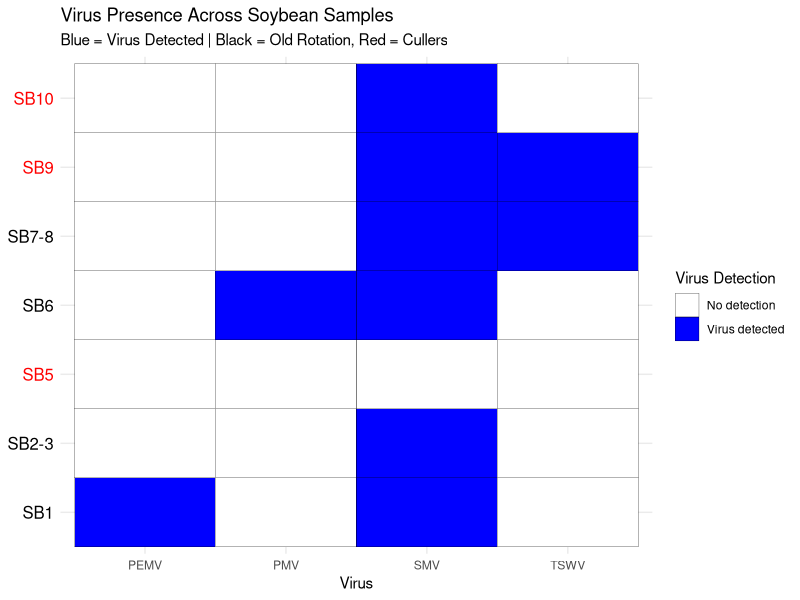
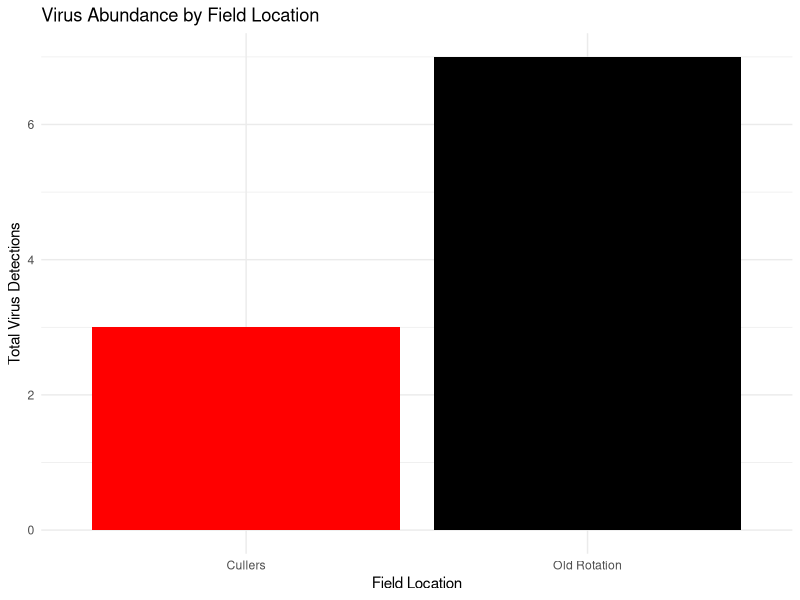

Write R code to recreate these figures, in order.
## ---- chunk 1
library(ggplot2)
library(dplyr)
library(tidyr)

# Data
data <- data.frame(
    Sample = c("SB1", "SB2-3", "SB5", "SB6", "SB7-8", "SB9", "SB10"),
    Field = c("Old Rotation", "Old Rotation", "Cullers", "Old Rotation", "Old Rotation", "Cullers", "Cullers"),
    SMV = c(1,1,0,1,1,1,1),
    TSWV = c(0,0,0,0,1,1,0),
    PEMV = c(1,0,0,0,0,0,0),
    PMV = c(0,0,0,1,0,0,0)
)

# Convert to long format
data_long <- data %>%
    pivot_longer(cols = SMV:PMV, names_to = "Virus", values_to = "Presence")

# Order samples
data_long$Sample <- factor(data_long$Sample,
                           levels = c("SB1", "SB2-3", "SB5", "SB6", "SB7-8", "SB9", "SB10"))

# Plot
ggplot(data_long, aes(x = Virus, y = Sample, fill = factor(Presence))) +
    geom_tile(color = "black") +
    
    scale_fill_manual(
        name = "Virus Detection",
        values = c("0" = "white", "1" = "blue"),
        labels = c("0" = "No detection", "1" = "Virus detected")
    ) +
    
    theme_minimal() +
    theme(
        axis.text.y = element_text(
            color = ifelse(data$Field[match(levels(data_long$Sample), data$Sample)] == "Old Rotation",
                           "black", "red"),
            size = 12
        ),
        axis.title.y = element_blank()
    ) +
    
    labs(
        x = "Virus",
        y = "Sample",
        title = "Virus Presence Across Soybean Samples",
        subtitle = "Blue = Virus Detected | Black = Old Rotation, Red = Cullers"
    )
## ---- chunk 2
library(ggplot2)
library(dplyr)
library(tidyr)

# Data
data <- data.frame(
  Sample = c("SB1", "SB2-3", "SB5", "SB6", "SB7-8", "SB9", "SB10"),
  Field = c("Old Rotation", "Old Rotation", "Cullers", "Old Rotation", "Old Rotation", "Cullers", "Cullers"),
  SMV = c(1,1,0,1,1,1,1),
  TSWV = c(0,0,0,0,1,1,0),
  PEMV = c(1,0,0,0,0,0,0),
  PMV = c(0,0,0,1,0,0,0)
)

# Convert to long format
data_long <- data %>%
  pivot_longer(cols = SMV:PMV, names_to = "Virus", values_to = "Presence")

# Summarize total virus detections by field
field_summary <- data_long %>%
  group_by(Field) %>%
  summarise(Total_Virus_Detections = sum(Presence))

# Plot
ggplot(field_summary, aes(x = Field, y = Total_Virus_Detections, fill = Field)) +
  geom_bar(stat = "identity") +
  scale_fill_manual(values = c("Old Rotation" = "black", "Cullers" = "red")) +
  theme_minimal() +
  labs(
    title = "Virus Abundance by Field Location",
    x = "Field Location",
    y = "Total Virus Detections"
  ) +
  theme(legend.position = "none")
